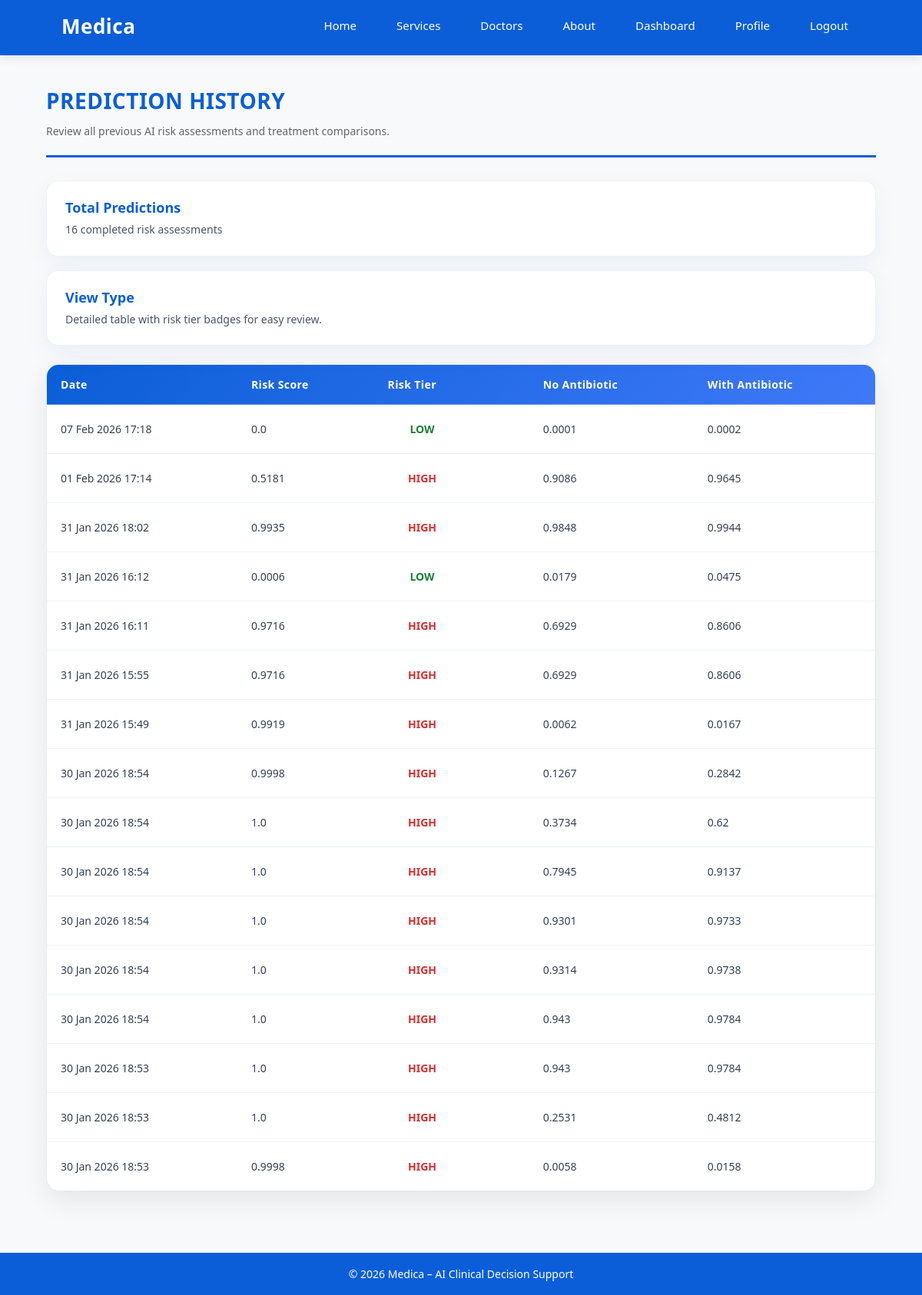
The page /user/history (signed in) on the database its author committed.
### backend/models/prediction_history.py (models this page shows)
class PredictionHistory(db.Model):
    __tablename__ = "prediction_history"
    id = db.Column(db.Integer, primary_key=True)
    user_id = db.Column(
        db.Integer,
        db.ForeignKey("users.id"),
        nullable=False
    )
    risk_score = db.Column(db.Float, nullable=False)
    risk_tier = db.Column(db.String(20), nullable=False)
    risk_no_antibiotic = db.Column(db.Float, nullable=False)
    risk_with_antibiotic = db.Column(db.Float, nullable=False)
    created_at = db.Column(
        db.DateTime,
        default=datetime.utcnow
    )

### backend/routes/user.py (the view)
@user_bp.route("/history")
def history():
    if session.get("role") != "user":
        return redirect(url_for("auth.login_choice"))
    records = PredictionHistory.query.filter_by(
        user_id=session["user_id"]
    ).order_by(PredictionHistory.created_at.desc()).all()
    total_predictions = len(records)
    return render_template(
        "user/history.html",
        records=records,
        total_predictions=total_predictions
    )

### frontend/templates/user/history.html (shortened to what this page needs)
<!DOCTYPE html>
<html>
<head>
  <link rel="stylesheet" href="/static/css/style.css">
</head>
<body>
{% include "layout/header.html" %}
<div class="dashboard-container">
  <div class="dashboard-header">
    <h2>Prediction History</h2>
    <p>
      Review all previous AI risk assessments and treatment comparisons.
    </p>
  </div>
  <div class="prediction-analysis">
    <div class="prediction-card">
      <h3>Total Predictions</h3>
      <p>{{ total_predictions }} completed risk assessments</p>
    </div>
    <div class="prediction-card">
      <h3>View Type</h3>
      <p>Detailed table with risk tier badges for easy review.</p>
    </div>
  </div>
  {% if records %}
    <div class="prediction-table-wrapper">
      <table class="prediction-table">
        <thead>
          <tr>
            <th>Date</th>
            <th>Risk Score</th>
            <th>Risk Tier</th>
            <th>No Antibiotic</th>
            <th>With Antibiotic</th>
          </tr>
        </thead>
        <tbody>
          {% for r in records %}
          <tr>
            <td data-label="Date">{{ r.created_at.strftime("%d %b %Y %H:%M") }}</td>
            <td data-label="Risk Score">{{ r.risk_score }}</td>
            <td data-label="Risk Tier">
              {% if r.risk_tier == "HIGH" %}
                <span style="color:#d32f2f; font-weight: 600;">{{ r.risk_tier }}</span>
              {% elif r.risk_tier == "MODERATE" %}
                <span style="color:#ff9800; font-weight: 600;">{{ r.risk_tier }}</span>
              {% else %}
                <span style="color:#1e7e34; font-weight: 600;">{{ r.risk_tier }}</span>
              {% endif %}
            </td>
            <td data-label="No Antibiotic">{{ r.risk_no_antibiotic }}</td>
            <td data-label="With Antibiotic">{{ r.risk_with_antibiotic }}</td>
          </tr>
          {% endfor %}
        </tbody>
      </table>
    </div>
  {% else %}
    <div class="empty-history">
      <p>📋 No predictions found.</p>
    </div>
  {% endif %}
</div>
<footer>
  © 2026 Medica – AI Clinical Decision Support
</footer>
</body>
</html>

### frontend/static/css/style.css (style rules this page uses)
* { box-sizing: border-box; }
html, body { overflow-x: hidden; }
body { margin: 0; font-family: "Segoe UI", Arial, sans-serif; background: #f8f9fa; color: #222; }
footer { background: #0b5ed7; color: white; padding: 30px; text-align: center; margin-top: 60px; }
.dashboard-container { width: 90%; margin: 40px auto; }
.dashboard-header { margin-bottom: 30px; padding-bottom: 20px; border-bottom: 3px solid #0b5ed7; }
.dashboard-header h2 { color: #0b5ed7; margin: 0 0 10px 0; font-size: 28px; text-transform: uppercase; letter-spacing: 0.5px; }
.dashboard-header p { color: #666; margin: 8px 0 0 0; font-size: 14px; line-height: 1.6; }
footer { margin-top: 80px; padding: 18px; background: #0b5ed7; color: #ffffff; text-align: center; font-size: 14px; }

### frontend/templates/user/history.html (style rules this page uses)
.prediction-table-wrapper { margin-top: 20px; border-radius: 16px; overflow: auto; background: #fff; box-shadow: 0 12px 35px rgba(0,0,0,0.08); border: 1px solid #e5eaf4; }
.prediction-analysis { display: grid; gap: 18px; margin-bottom: 24px; }
.prediction-card { background: #ffffff; padding: 22px 24px; border-radius: 16px; box-shadow: 0 10px 30px rgba(14, 83, 183, 0.06); border: 1px solid rgba(11, 94, 215, 0.08); }
.prediction-card h3 { margin: 0 0 6px; font-size: 18px; color: #0b5ed7; }
.prediction-card p { margin: 0; color: #475569; font-size: 14px; line-height: 1.6; }
.prediction-table { width: 100%; min-width: 760px; border-collapse: collapse; font-size: 14px; }
.prediction-table thead { background: linear-gradient(135deg, #0b5ed7 0%, #3f79f8 100%); color: #ffffff; }
.prediction-table th { padding: 16px 18px; text-align: left; font-weight: 700; letter-spacing: 0.4px; border-bottom: 1px solid rgba(255,255,255,0.24); white-space: nowrap; }
.prediction-table tbody tr { transition: transform 0.2s ease, background-color 0.2s ease; }
.prediction-table td { padding: 16px 18px; color: #334155; border-bottom: 1px solid #eef2f7; vertical-align: middle; white-space: nowrap; }
.prediction-table tbody tr:last-child td { border-bottom: none; }
.prediction-table td[data-label="Risk Tier"] span { display: inline-flex; align-items: center; justify-content: center; min-width: 90px; padding: 6px 10px; border-radius: 999px; color: white; font-weight: 700; }

### rows shown on the page
PredictionHistory: created_at "07 Feb 2026 17:18", risk_score "0.0", risk_tier "LOW", risk_no_antibiotic "0.0001", risk_with_antibiotic "0.0002"
PredictionHistory: created_at "01 Feb 2026 17:14", risk_score "0.5181", risk_tier "HIGH", risk_no_antibiotic "0.9086", risk_with_antibiotic "0.9645"
PredictionHistory: created_at "31 Jan 2026 18:02", risk_score "0.9935", risk_tier "HIGH", risk_no_antibiotic "0.9848", risk_with_antibiotic "0.9944"
PredictionHistory: created_at "31 Jan 2026 16:12", risk_score "0.0006", risk_tier "LOW", risk_no_antibiotic "0.0179", risk_with_antibiotic "0.0475"
PredictionHistory: created_at "31 Jan 2026 16:11", risk_score "0.9716", risk_tier "HIGH", risk_no_antibiotic "0.6929", risk_with_antibiotic "0.8606"
PredictionHistory: created_at "31 Jan 2026 15:55", risk_score "0.9716", risk_tier "HIGH", risk_no_antibiotic "0.6929", risk_with_antibiotic "0.8606"
PredictionHistory: created_at "31 Jan 2026 15:49", risk_score "0.9919", risk_tier "HIGH", risk_no_antibiotic "0.0062", risk_with_antibiotic "0.0167"
PredictionHistory: created_at "30 Jan 2026 18:54", risk_score "0.9998", risk_tier "HIGH", risk_no_antibiotic "0.1267", risk_with_antibiotic "0.2842"
PredictionHistory: created_at "30 Jan 2026 18:54", risk_score "1.0", risk_tier "HIGH", risk_no_antibiotic "0.3734", risk_with_antibiotic "0.62"
PredictionHistory: created_at "30 Jan 2026 18:54", risk_score "1.0", risk_tier "HIGH", risk_no_antibiotic "0.7945", risk_with_antibiotic "0.9137"
PredictionHistory: created_at "30 Jan 2026 18:54", risk_score "1.0", risk_tier "HIGH", risk_no_antibiotic "0.9301", risk_with_antibiotic "0.9733"
PredictionHistory: created_at "30 Jan 2026 18:54", risk_score "1.0", risk_tier "HIGH", risk_no_antibiotic "0.9314", risk_with_antibiotic "0.9738"
PredictionHistory: created_at "30 Jan 2026 18:54", risk_score "1.0", risk_tier "HIGH", risk_no_antibiotic "0.943", risk_with_antibiotic "0.9784"
PredictionHistory: created_at "30 Jan 2026 18:53", risk_score "1.0", risk_tier "HIGH", risk_no_antibiotic "0.943", risk_with_antibiotic "0.9784"
PredictionHistory: created_at "30 Jan 2026 18:53", risk_score "1.0", risk_tier "HIGH", risk_no_antibiotic "0.2531", risk_with_antibiotic "0.4812"
PredictionHistory: created_at "30 Jan 2026 18:53", risk_score "0.9998", risk_tier "HIGH", risk_no_antibiotic "0.0058", risk_with_antibiotic "0.0158"

### other values the page prints
{{ total_predictions }} "16"
